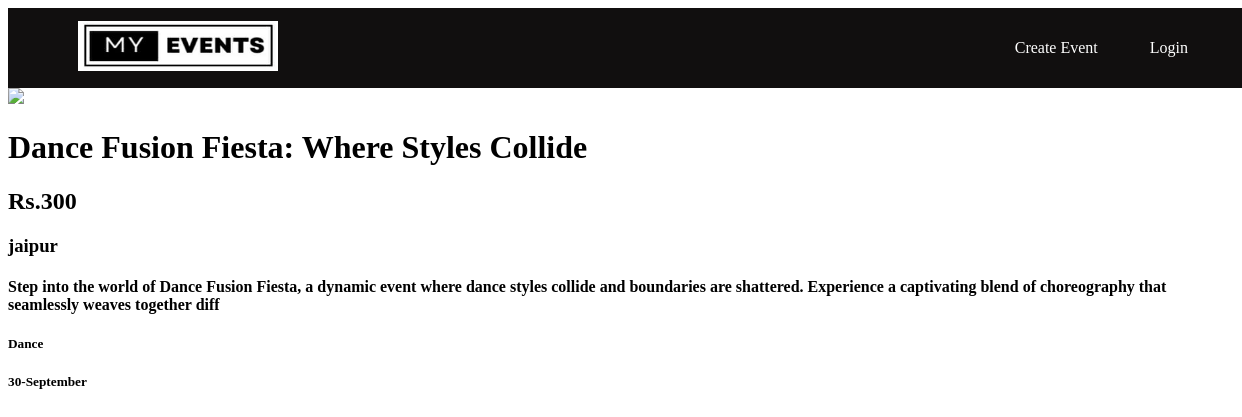
The app's page /events/1/ with its own data.
### events/models.py (models this page shows, shortened)
class Item(models.Model):
    item_name = models.CharField(max_length=200)
    item_price = models.IntegerField()
    item_location = models.CharField(max_length=200)
    item_description = models.CharField(max_length=200)
    item_date = models.DateField(null=True, blank=True)
    item_category = models.CharField(max_length=200)
    item_image = models.CharField(max_length=500,default="https://t3.ftcdn.net/jpg/02/48/42/64/360_F_248426448_NVKLywWqArG2ADUxDq6QprtIzsF82dMF.jpg")
    def formatted_date(self):
        if self.item_date:
            return self.item_date.strftime('%d-%B')
        return ''

### events/views.py (the view)
# urls.py: path('<int:item_id>/',views.detail,name='detail'),
def detail(request,item_id):
    item = Item.objects.get(pk=item_id)
    context ={
        'item':item,
    }
    return render(request,'events/detail.html',context)

### events/templates/events/detail.html
{% extends 'events/base.html' %}
{% block body %}
<div class="container">
    <div class="row">
        <div class="col-md-6">
            <img height="300px" src="{{ item.item_image }}" class="card/">
        </div>
        <div class="col-md-6">
            <h1>{{ item.item_name }}</h1>
            <h2>Rs.{{ item.item_price }}</h2>
            <h3>{{ item.item_location }}</h3>
            <h4>{{ item.item_description }}</h4>
            <h5>{{ item.item_category }}</h5>
            <h5>{{ item.formatted_date }}</h5>
        </div>
    </div>
</div>
{% endblock %}

### events/templates/events/base.html (shortened to what this page needs)
{% load static %}
<!DOCTYPE html>
<html lang="en">
<head>
    <link rel="stylesheet" href="https://stackpath.bootstrapcdn.com/bootstrap/4.3.1/css/bootstrap.min.css"integrity="sha384-ggOyR0iXCbMQv3Xipma34MD+dH/1fQ784/j6cY/iJTQUOhcWr7x9JvoRxT2MZw1T">
    <link rel="stylesheet" href="{% static 'events/style.css' %}">
</head>
<body>
    <nav class="navbar">
        <div class="navbar-logo">
          <img src="/static/events/images/logo.jpg" alt="Logo">
        </div>
        <div class="navbar-links">
          <a href="{% url 'events:create_item' %}">Create Event</a>
          {% if user.is_authenticated %}
              <a href="{% url 'logout' %}">Logout</a>
              <a href="{% url 'profile' %}">Profile</a>
          {% else %}
              <a href="{% url 'login' %}">Login</a>
          {% endif %}
        </div>
      </nav>
    {% block body %}
    {% endblock %}
</body>
</html>

### events/static/events/style.css (style rules this page uses)
.navbar { display: flex; justify-content: space-between; align-items: center; background-color: #110f0f; height:80px; padding: 0 20px; width: 100%; }
.navbar-logo img { height: 50px; width: 200px; margin-left: 50px; }
.navbar-links { display: flex; gap: 20px; margin-right: 50px; }
.navbar-links a { color: #fff; text-decoration: none; padding: 8px 16px; }

### records on screen
Item: item_name "Dance Fusion Fiesta: Where Styles Collide", item_price "300", item_location "jaipur", item_description "Step into the world of Dance Fusion Fiesta, a dynamic event where dance styles collide and boundaries are shattered. Experience a captivating blend of choreography that seamlessly weaves together diff", item_category "Dance", formatted_date "30-September"
